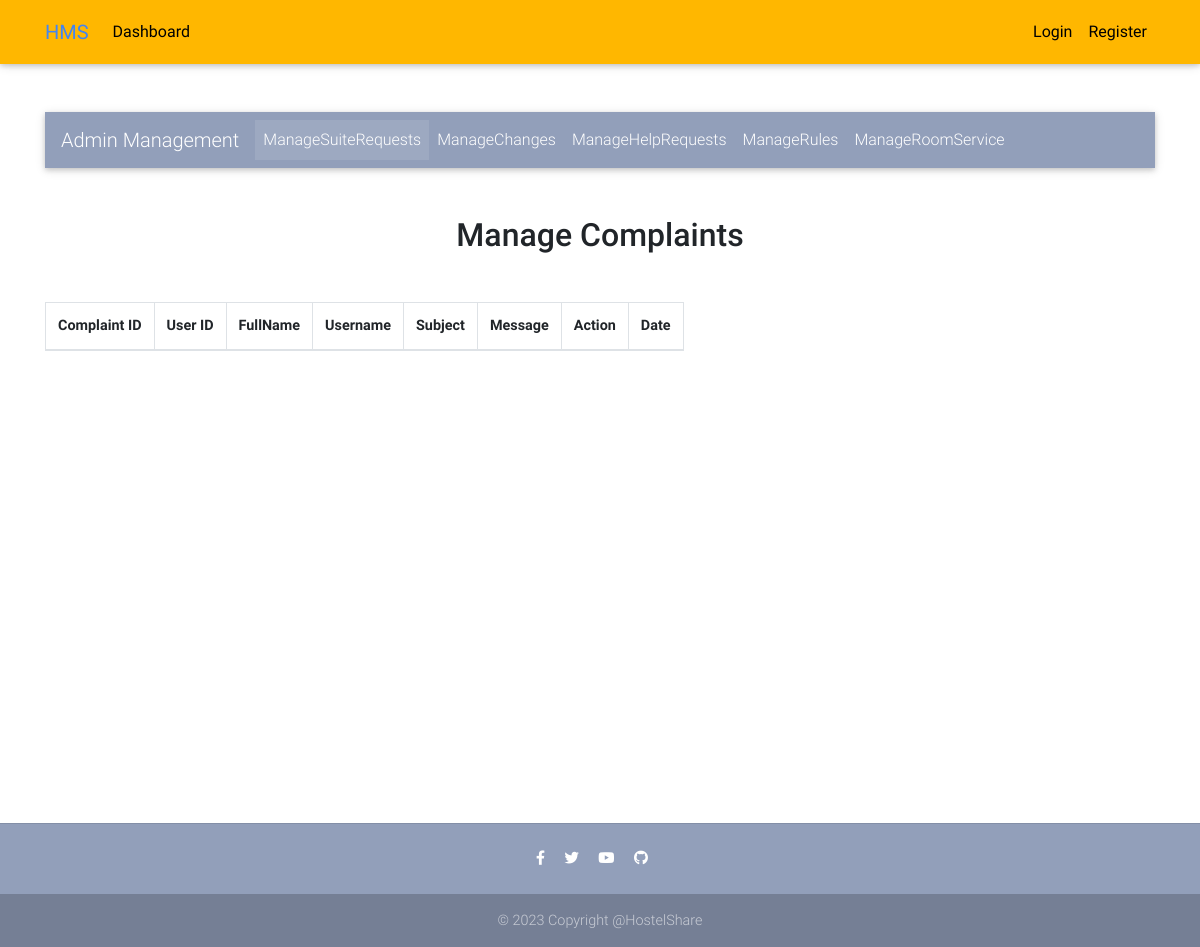
Before: /app/manage_help_request with the older database file.
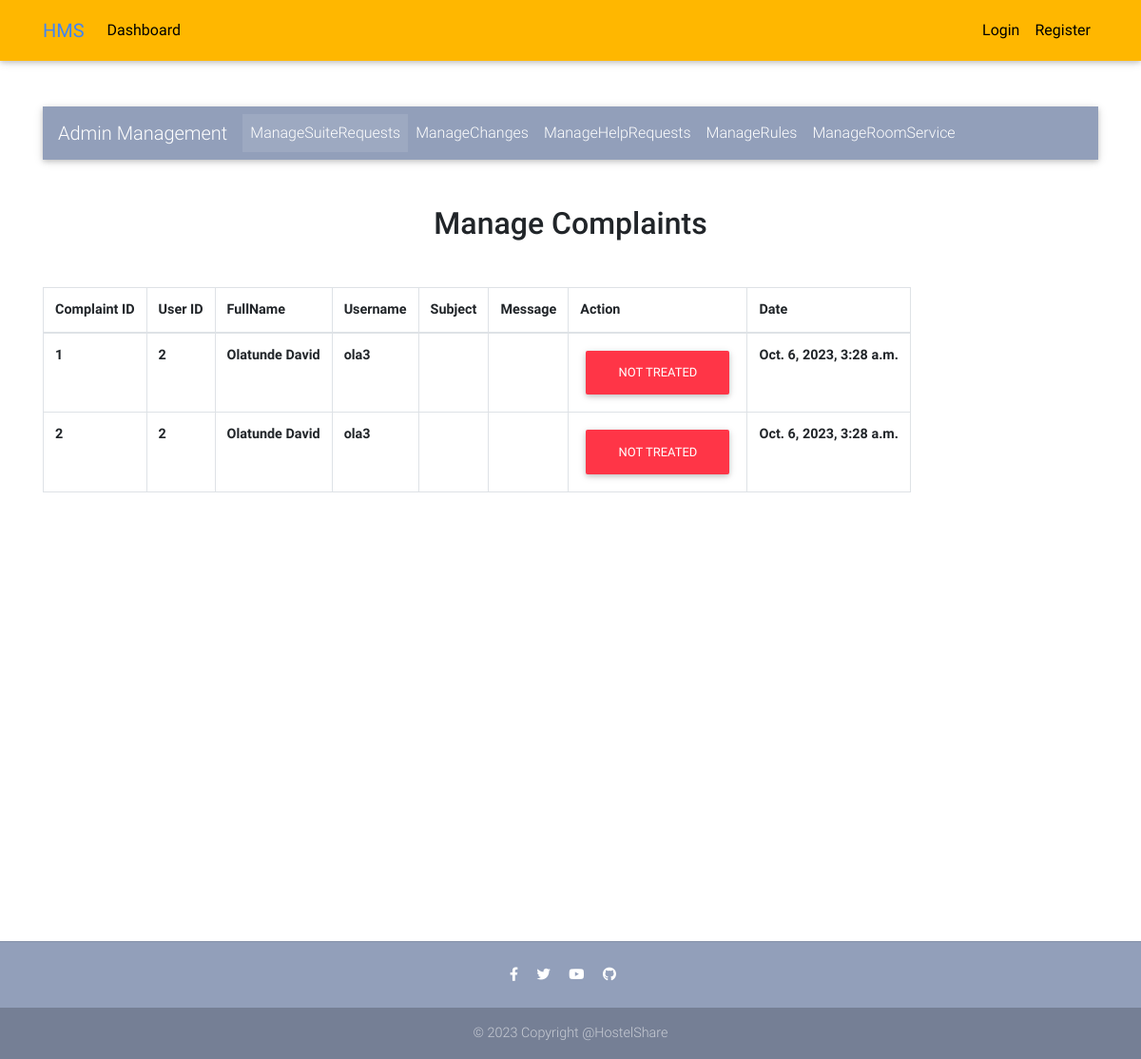
After: the same page with the newer database file.
### app_core/models.py (models this page shows, shortened)
class HelpRequest(models.Model):
    user = models.ForeignKey(User, on_delete = models.CASCADE)
    subject = models.CharField(max_length = 40)
    message = models.TextField()
    status = models.BooleanField(default=False)
    created_at = models.DateTimeField(auto_now = True)
    updated_at = models.DateTimeField(auto_now_add = True)

### app_core/admin_views.py (the view)
# urls.py: path("manage_help_request", manage_help_request, name = "manage-help-request"),
def manage_help_request(request):
    help_requests = HelpRequest.objects.all()
    context = {"help_requests":help_requests}
    return render(request, "admin_templates/manage_help_request.html", context)

### app_core/templates/admin_templates/manage_help_request.html (shortened to what this page needs)
{% extends 'admin_templates/base.html' %}
{% block content %}
<br><br><br><br>
<main>
    <div class="container">
    {% include 'admin_templates/admin_nav.html' %}
    <h2 class="my-5 h2 text-center">Manage Complaints</h2>
        <div class="table">
            <table class="table-stripped table-hovered table-bordered">
                <thead>
                    <tr>
                        <td>Complaint ID</td>
                        <td>User ID</td>
                        <td>FullName</td>
                        <td>Username</td>
                        <td>Subject</td>
                        <td>Message</td>
                        <td>Action</td>
                        <td>Date</td>
                    </tr>
                </thead>
                <tbody>
                    {% for complain in help_requests %}
                    <tr>
                        <td>{{complain.id}}</td>
                        <td>{{complain.user.id}}</td>
                        <td>{{complain.user.first_name}}</td>
                        <td>{{complain.user.username}}</td>
                        <td>{{complain.subject}}</td>
                        <td>{{complain.message}}</td>
                        {% if complain.status %}
                        <td><a href="{% url 'app:help-request-status' complain.id %}" type="button" class="btn btn-danger">Not Treated</a></td>
                        {% else %}
                        <td><a href="{% url 'app:help-request-status' complain.id %}" type="button" class="btn btn-success">Treated</a></td>
                        {% endif %}
                        <td>{{complain.created_at}}</td>
                    </tr>
                    {% endfor %}
                </tbody>
            </table>
        </div>
    </div>
</main>
<br><br><br><br><br><br><br><br><br><br><br><br><br><br><br><br><br><br>
{% endblock %}

Changed rows visible on the page:
added HelpRequest: id "1", user.id "2", user.first_name "Olatunde David", user.username "ola3", status "NOT TREATED", created_at "Oct. 6, 2023, 3:28 a.m."
added HelpRequest: id "2", user.id "2", user.first_name "Olatunde David", user.username "ola3", status "NOT TREATED", created_at "Oct. 6, 2023, 3:28 a.m."
